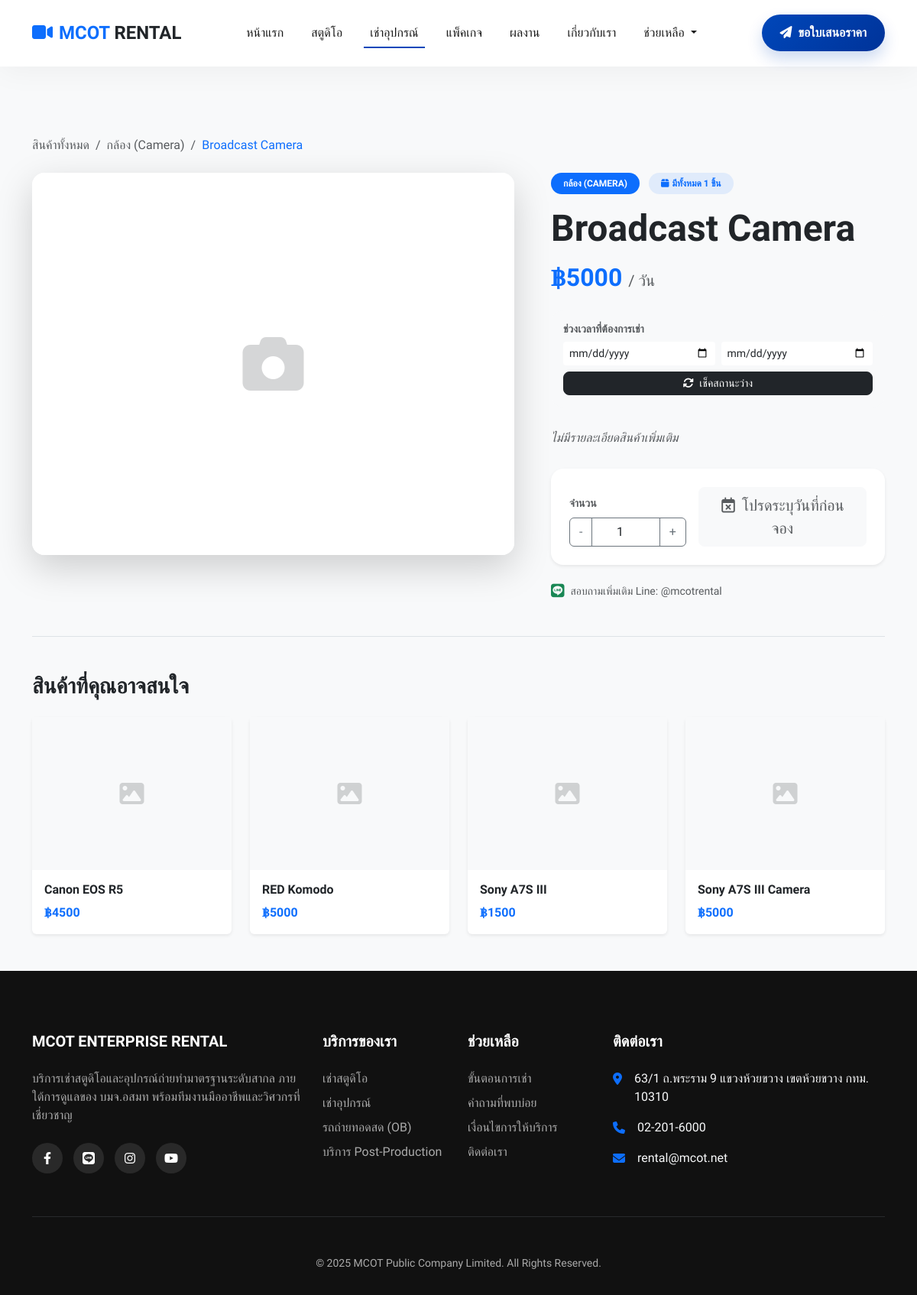
The app's page /rentals/catalog/11/ with its own data.
### rentals/models.py (models this page shows, shortened)
class Product(models.Model):
    CATEGORY_CHOICES = [
        ('camera', 'กล้อง (Camera)'),
        ('lens', 'เลนส์ (Lens)'),
        ('lighting', 'ไฟ (Lighting)'),
        ('sound', 'เสียง (Sound)'),
        ('grip', 'อุปกรณ์ประกอบ (Grip)'),
        ('other', 'อื่นๆ (Other)'),
    ]
    name = models.CharField(max_length=200, verbose_name="ชื่อสินค้า")
    description = models.TextField(verbose_name="รายละเอียด", blank=True, null=True)
    category = models.CharField(
        max_length=50,
        choices=CATEGORY_CHOICES,
        default='other',
        verbose_name="หมวดหมู่"
    )
    image = models.ImageField(upload_to='products/', null=True, blank=True, verbose_name="รูปภาพ")
    price = models.DecimalField(
        max_digits=10,
        decimal_places=2,
        verbose_name="ราคาเช่าต่อวัน"
    )
    quantity = models.IntegerField(default=1, verbose_name="จำนวนทั้งหมด")
    is_active = models.BooleanField(default=True, verbose_name="เปิดให้เช่า")
    class Meta:
        verbose_name = "สินค้า (Product)"
        verbose_name_plural = "สินค้า (Product)"
        ordering = ['name']
    @property
    def remaining_quantity(self):
        from django.db.models import Sum
        from django.utils import timezone
        now = timezone.now()
        from .models import BookingItem
        booked_qty = BookingItem.objects.filter(
            product=self,
            booking__status__in=['draft', 'quotation_sent', 'pending_deposit', 'approved', 'active'],
            booking__start_time__lte=now,
            booking__end_time__gte=now
        ).aggregate(Sum('quantity'))['quantity__sum'] or 0
        return max(0, self.quantity - booked_qty)

### rentals/public_views.py (the view, shortened to what this page needs)
# urls.py: path('catalog/<int:product_id>/', public_views.product_detail, name='product_detail'),
def product_detail(request, product_id):
    product = get_object_or_404(Product, id=product_id)
    start_date = request.GET.get('start_date')
    end_date = request.GET.get('end_date')
    search_start_date = None
    search_end_date = None
    product.calculated_remaining = product.remaining_quantity # Default fallback
    related_products = Product.objects.filter(
        category=product.category,
        is_active=True
    ).exclude(id=product.id)[:4]
    return render(request, 'rentals/public/product_detail.html', {
        'product': product,
        'related_products': related_products,
        'start_date': start_date,
        'end_date': end_date,
    })

### rentals/templatetags/custom_filters.py (called while the page is built)
@register.filter
def get_category_label(value):
    for key, label in Product.CATEGORY_CHOICES:
        if key == value:
            return label
    return value

### rentals/templates/rentals/public/product_detail.html (shortened to what this page needs)
{% extends 'rentals/public/base.html' %}
{% load custom_filters %}
{% block content %}
<div class="bg-light py-5">
    <div class="container">
        <nav aria-label="breadcrumb" class="mb-4">
            <ol class="breadcrumb">
                <li class="breadcrumb-item"><a href="{% url 'equipment_catalog' %}"
                        class="text-decoration-none text-muted">สินค้าทั้งหมด</a></li>
                <li class="breadcrumb-item"><a href="{% url 'equipment_catalog' %}?category={{ product.category }}"
                        class="text-decoration-none text-muted">{{ product.category|get_category_label }}</a></li>
                <li class="breadcrumb-item active text-primary" aria-current="page">{{ product.name }}</li>
            </ol>
        </nav>
        <div class="row g-5">
            <div class="col-lg-7">
                <div class="card border-0 shadow-lg overflow-hidden rounded-4">
                    {% if product.image %}
                    <img src="{{ product.image.url }}" class="img-fluid w-100 object-fit-cover" alt="{{ product.name }}"
                        style="max-height: 600px;">
                    {% else %}
                    <div class="bg-white d-flex align-items-center justify-content-center text-muted"
                        style="height: 500px;">
                        <i class="fas fa-camera fa-5x opacity-25"></i>
                    </div>
                    {% endif %}
                </div>
            </div>
            <div class="col-lg-5">
                <div class="d-flex flex-column h-100">
                    <div class="mb-auto">
                        <div class="mb-3">
                            <span class="badge bg-primary rounded-pill px-3 py-2 text-uppercase">{{ product.category|get_category_label }}</span>
                            {% if product.is_active and product.calculated_remaining > 0 %}
                            {% if start_date and end_date %}
                            <span class="badge bg-success bg-opacity-10 text-success rounded-pill px-3 py-2 ms-2">
                                <i class="fas fa-check-circle me-1"></i>ว่าง {{ product.calculated_remaining }} ชิ้น
                                (ในช่วงที่เลือก)
                            </span>
                            {% else %}
                            <span class="badge bg-primary bg-opacity-10 text-primary rounded-pill px-3 py-2 ms-2">
                                <i class="fas fa-box me-1"></i>มีทั้งหมด {{ product.calculated_remaining }} ชิ้น
                            </span>
                            {% endif %}
                            {% else %}
                            <span class="badge bg-secondary rounded-pill px-3 py-2 ms-2">สินค้าหมด</span>
                            {% endif %}
                        </div>
                        <h1 class="display-5 fw-bold mb-3 text-dark">{{ product.name }}</h1>
                        <div class="d-flex align-items-baseline mb-4">
                            <h2 class="text-primary fw-bold mb-0 me-2">฿{{ product.price|floatformat:0 }}</h2>
                            <span class="text-muted fs-5">/ วัน</span>
                        </div>
                        <div class="card border-0 bg-light p-3 rounded-4 mb-4">
                            <h6 class="fw-bold mb-2 small text-uppercase text-muted">ช่วงเวลาที่ต้องการเช่า</h6>
                            <form action="" method="GET" class="row g-2">
                                <div class="col-6">
                                    <input type="date" name="start_date" class="form-control form-control-sm border-0"
                                        value="{{ start_date }}" required>
                                </div>
                                <div class="col-6">
                                    <input type="date" name="end_date" class="form-control form-control-sm border-0"
                                        value="{{ end_date }}" required>
                                </div>
                                <div class="col-12 mt-2">
                                    <button type="submit" class="btn btn-dark w-100 btn-sm rounded-3">
                                        <i class="fas fa-sync-alt me-1"></i> เช็คสถานะว่าง
                                    </button>
                                </div>
                            </form>
                        </div>
                        <div class="mb-4 text-secondary lh-lg">
                            {% if product.description and product.description != "None" %}
                            {{ product.description|linebreaks }}
                            {% else %}
                            <p class="text-muted fst-italic">ไม่มีรายละเอียดสินค้าเพิ่มเติม</p>
                            {% endif %}
                        </div>
                        <div class="card border-0 bg-white shadow-sm p-4 rounded-4 mb-4">
                            {% if product.is_active and product.calculated_remaining > 0 %}
                            <form action="{% url 'cart_add' product.id %}" method="POST">
                                <div class="row g-3 align-items-end">
                                    <div class="col-5">
                                        <label for="quantity"
                                            class="form-label fw-bold small text-uppercase text-muted">จำนวน</label>
                                        <div class="input-group">
                                            <button class="btn btn-outline-secondary" type="button"
                                                onclick="decrement()">-</button>
                                            <input type="number" name="quantity" id="quantity"
                                                class="form-control text-center border-secondary" value="1" min="1"
                                                max="{{ product.calculated_remaining }}">
                                            <button class="btn btn-outline-secondary" type="button"
                                                onclick="increment()">+</button>
                                        </div>
                                    </div>
                                    <div class="col-7">
                                        {% if start_date and end_date %}
                                        <button type="submit"
                                            class="btn btn-primary w-100 btn-lg rounded-3 shadow-sm hover-elevate">
                                            <i class="fas fa-cart-plus me-2"></i>จองวัน {{ start_date|slice:"8:" }} - {{ end_date|slice:"8:" }}
                                        </button>
                                        {% else %}
                                        <button type="button"
                                            class="btn btn-light w-100 btn-lg rounded-3 dashed-border text-muted"
                                            onclick="document.querySelector('input[name=start_date]').focus()">
                                            <i class="far fa-calendar-times me-2"></i>โปรดระบุวันที่ก่อนจอง
                                        </button>
                                        {% endif %}
                                    </div>
                                </div>
                            </form>
                            {% else %}
                            <button class="btn btn-secondary w-100 btn-lg disabled">สินค้าไม่ว่างในช่วงนี้</button>
                            {% endif %}
                        </div>
                        <div class="d-flex align-items-center text-muted small">
                            <span>สอบถามเพิ่มเติม Line: @mcotrental</span>
                        </div>
                    </div>
                </div>
            </div>
        </div>
        {% if related_products %}
        <div class="mt-5 pt-5 border-top">
            <h3 class="fw-bold mb-4">สินค้าที่คุณอาจสนใจ</h3>
            <div class="row g-4">
                {% for item in related_products %}
                <div class="col-md-3 col-6">
                    <div class="card border-0 shadow-sm h-100 hover-up">
                        <a href="{% url 'product_detail' item.id %}" class="text-decoration-none text-dark">
                            {% if item.image %}
                            <img src="{{ item.image.url }}" class="card-img-top" alt="{{ item.name }}"
                                style="height: 200px; object-fit: cover;">
                            {% else %}
                            <div class="bg-light text-muted d-flex align-items-center justify-content-center"
                                style="height: 200px;">
                                <i class="fas fa-image fa-2x opacity-25"></i>
                            </div>
                            {% endif %}
                            <div class="card-body">
                                <h6 class="card-title text-truncate">{{ item.name }}</h6>
                                <p class="card-text text-primary fw-bold">฿{{ item.price|floatformat:0 }}</p>
                            </div>
                        </a>
                    </div>
                </div>
                {% endfor %}
            </div>
        </div>
        {% endif %}
    </div>
</div>
{% endblock %}

### _backup_phase8/rentals_backup/templates/rentals/public/base.html (style rules this page uses)
:root { --mcot-blue: #0047BA; --mcot-gold: #FFD700; --mcot-brand: #0047BA; --brand-dark: #1a1a1a; }
body { font-family: 'Sarabun', sans-serif; overflow-x: hidden; background-color: #f8f9fa; }
h1, h2, h3, h4, h5, h6 { font-family: 'Prompt', sans-serif; font-weight: 600; }

### rentals/templates/rentals/public/product_detail.html (style rules this page uses)
.hover-up { transition: transform 0.2s; }

### records on screen
Product: category|get_category_label "กล้อง (Camera)", name "Broadcast Camera", category|get_category_label "กล้อง (CAMERA)", calculated_remaining "1", price "5000", quantity "1"
Product: name "Canon EOS R5", price "4500"
Product: name "RED Komodo", price "5000"
Product: name "Sony A7S III", price "1500"
Product: name "Sony A7S III Camera", price "5000"
